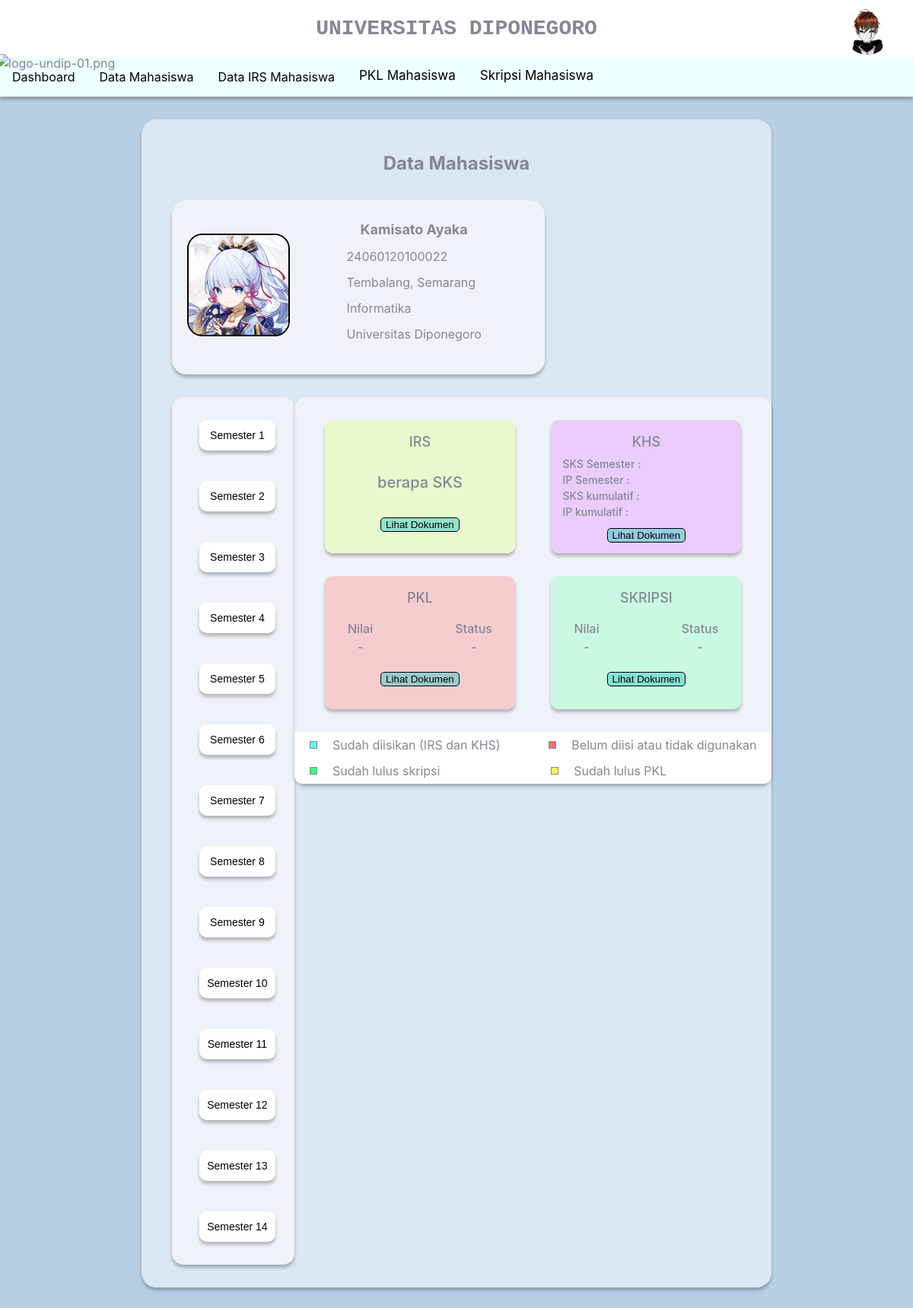
Screenshot of /dosen/data_mhs_in/semester_1.php (signed in) with the database file from the repository.
### tables this page shows
CREATE TABLE `mahasiswa` (
  `mahasiswa_id` int(10) NOT NULL,
  `nim` varchar(20) NOT NULL,
  `kode_wali` varchar(50) NOT NULL,
  `nama` varchar(50) NOT NULL,
  `alamat` varchar(50) NOT NULL,
  `kota` varchar(50) NOT NULL,
  `provinsi` varchar(50) NOT NULL,
  `angkatan` varchar(50) NOT NULL,
  `email` varchar(50) NOT NULL,
  `no_tlp` varchar(20) NOT NULL,
  `status` varchar(30) NOT NULL,
  `prodi` varchar(50) NOT NULL,
  `fakultas` varchar(50) NOT NULL,
  `username` varchar(50) NOT NULL,
  `irs_id` int(11) DEFAULT NULL,
  `khs_id` int(11) DEFAULT NULL,
  `skripsi_id` int(11) DEFAULT NULL,
  `pkl_id` int(11) DEFAULT NULL
);

### dosen/data_mhs_in/semester_1.php (the view, shortened to what this page needs)
<?php
require_once('../../db_login.php');
$username = $_GET['username'];
?>
<!DOCTYPE html>
<html lang="en">
<head>
    <link rel="stylesheet" href="../../aset/css/style.css">
</head>
<body>
    <div class="top">
        <div class="logo_undip">
            <img src="../../aset/img/PPL/logo-undip-01.png" alt="logo-undip-01.png">
        </div>
        <div class="ddaction">
            <div class="ddprofile" onclick="menuToggle();">
                <img src="../../aset/img/PPL/note.jpg" style="width:60px;height:auto; border-radius:50%;">
            </div>
        </div>
        <div class="text">UNIVERSITAS DIPONEGORO</div>
    </div>
    <div class="bar">
        <div class="navbar">
            <a href="../dashboard_dosen.php?username=<?=$username?>">Dashboard</a>
            <a href="../data_mhs.php?username=<?=$username?>">Data Mahasiswa</a>
            <a href="../verif_irs.php?username=<?=$username?>">Data IRS Mahasiswa</a>
            <div class="dropdown">
                <button class="dropbtn">PKL Mahasiswa</button>
            </div>
            <div class="dropdown">
                <button class="dropbtn">Skripsi Mahasiswa</button>
            </div>
        </div>
    </div>
    <?php
    $query = "SELECT * FROM mahasiswa";
    $sql_ppl= mysqli_query($db, $query) or die (mysqli_error($db));
    $data = mysqli_fetch_array ($sql_ppl);
    $nbsp = ', '
    ?>
    <div class="isi">
        <div class="bgdosen isi-bgmhs isi-bgmhs-in">
            <h2 style="text-align:center;padding-bottom:10px;">Data Mahasiswa</h2>
            <div class="isi-datadiri">
                <div class="isi-datadiri-foto">
                    <img src="../../aset/img/ppl/ayaya.jpeg">
                </div>
                <div class="isi-datadiri-text">
                    <ul>
                        <li style="font-weight: bold;text-align:center; font-size: 18px;"><?=$data['nama']?></li>
                        <li><?=$data['nim']?></li>
                        <li><?=$data['alamat'], $nbsp, $data['kota']?></li>
                        <li><?=$data['prodi']?></li>
                        <li>Universitas Diponegoro</li>
                    </ul>
                </div>
            </div>
            <div class="isi-dataakademik">
                <div class="isi-dataakademik-smt">
                    <form action="semester_1.php">
                        <input type="submit" class="semester semester-1" value="Semester 1" />
                    </form>
                    <form action="semester_2.php">
                        <input type="submit" class="semester semester-2" value="Semester 2" />
                    </form>
                    <form action="semester_3.php">
                        <input type="submit" class="semester semester-3" value="Semester 3" />
                    </form>
                    <form action="semester_4.php">
                        <input type="submit" class="semester semester-4" value="Semester 4" />
                    </form>
                    <form action="semester_5.php">
                        <input type="submit" class="semester semester-5" value="Semester 5" />
                    </form>
                    <form action="semester_6.php">
                        <input type="submit" class="semester semester-6" value="Semester 6" />
                    </form>
                    <form action="semester_7.php">
                        <input type="submit" class="semester semester-7" value="Semester 7" />
                    </form>
                    <form action="semester_8.php">
                        <input type="submit" class="semester semester-8" value="Semester 8" />
                    </form>
                    <form action="semester_9.php">
                        <input type="submit" class="semester semester-9" value="Semester 9" />
                    </form>
                    <form action="semester_10.php">
                        <input type="submit" class="semester semester-10" value="Semester 10" />
                    </form>
                    <form action="semester_11.php">
                        <input type="submit" class="semester semester-11" value="Semester 11" />
                    </form>
                    <form action="semester_12.php">
                        <input type="submit" class="semester semester-12" value="Semester 12" />
                    </form>
                    <form action="semester_13.php">
                        <input type="submit" class="semester semester-13" value="Semester 13" />
                    </form>
                    <form action="semester_14.php">
                        <input type="submit" class="semester semester-14" value="Semester 14" />
                    </form>
                </div>
                <div class="isi-dataakademik-nilai">
                    <div class="isi-dataakademik-nilai-data">
                        <div style="display:flex;">
                            <div class="nilai-data nilai-data-irs">
                                IRS
                                <br>
                                <div style="margin: 25px 0;font-size: 20px;"> berapa SKS </div>
                                <form action="#">
                                    <input type="submit" style="border-radius:5px; border: 0.5px solid; background: #42C9C980;"
                                    value="Lihat Dokumen" />
                                </form>
                            </div>
                            <div class="nilai-data nilai-data-khs">
                                KHS
                                <div style="text-align:left; font-size:14px; margin:5px;">
                                    <div>SKS Semester : </div>
                                    <div>IP Semester : </div>
                                    <div>SKS kumulatif : </div>
                                    <div>IP kumulatif :</div>
                                </div>
                                <form action="#">
                                    <input type="submit" style="border-radius:5px; border: 0.5px solid;  background: #42C9C980;"
                                    value="Lihat Dokumen" />
                                </form>
                            </div>
                        </div>
                        <div style="display:flex;">
                            <div class="nilai-data nilai-data-pkl">
                                PKL
                                <div style="display:flex; font-size:16px; margin:15px 10px;">
                                    <div style="margin: 0 auto 0 10px;">
                                        Nilai
                                        <br>
                                        -
                                    </div>
                                    <div style="margin: 0 10px 0 auto;">
                                        Status
                                        <br>
                                        -
                                    </div>
                                </div>
                                <form action="#">
                                    <input type="submit" style="border-radius:5px; border: 0.5px solid;  background: #42C9C980;"
                                    value="Lihat Dokumen" />
                                </form>
                            </div>
                            <div class="nilai-data nilai-data-skripsi">
                                SKRIPSI
                                <div style="display:flex; font-size:16px; margin:15px 10px;">
                                    <div style="margin: 0 auto 0 10px;">
                                        Nilai
                                        <br>
                                        -
                                    </div>
                                    <div style="margin: 0 10px 0 auto;">
                                        Status
                                        <br>
                                        -
                                    </div>
                                </div>
                                <form action="#">
                                    <input type="submit" style="border-radius:5px; border: 0.5px solid;  background: #42C9C980;"
                                    value="Lihat Dokumen" />
                                </form>
                            </div>
                        </div>
                    </div>
                    <div class="isi-dataakademik-nilai-des">
                        <div style="display:flex;">
                            <div class="des-b">
                                <div class="des-box des-box-b"></div>
                                Sudah diisikan (IRS dan KHS)
                            </div>
                            <div class="des-r">
                                <div class="des-box des-box-r"></div>
                                Belum diisi atau tidak digunakan
                            </div>
                        </div>
                        <div style="display:flex;">
                            <div class="des-g">
                                <div class="des-box des-box-g"></div>
                                Sudah lulus skripsi
                            </div>
                            <div class="des-y">
                                <div class="des-box des-box-y"></div>
                                Sudah lulus PKL
                            </div>
                        </div>
                    </div>
                </div>
            </div>
        </div>
    </div>
</body>
</html>

### rows the page displays
mahasiswa: nama "Kamisato Ayaka", nim "24060120100022", alamat "Tembalang", kota "Semarang", prodi "Informatika"

### other values shown
$nbsp ","
